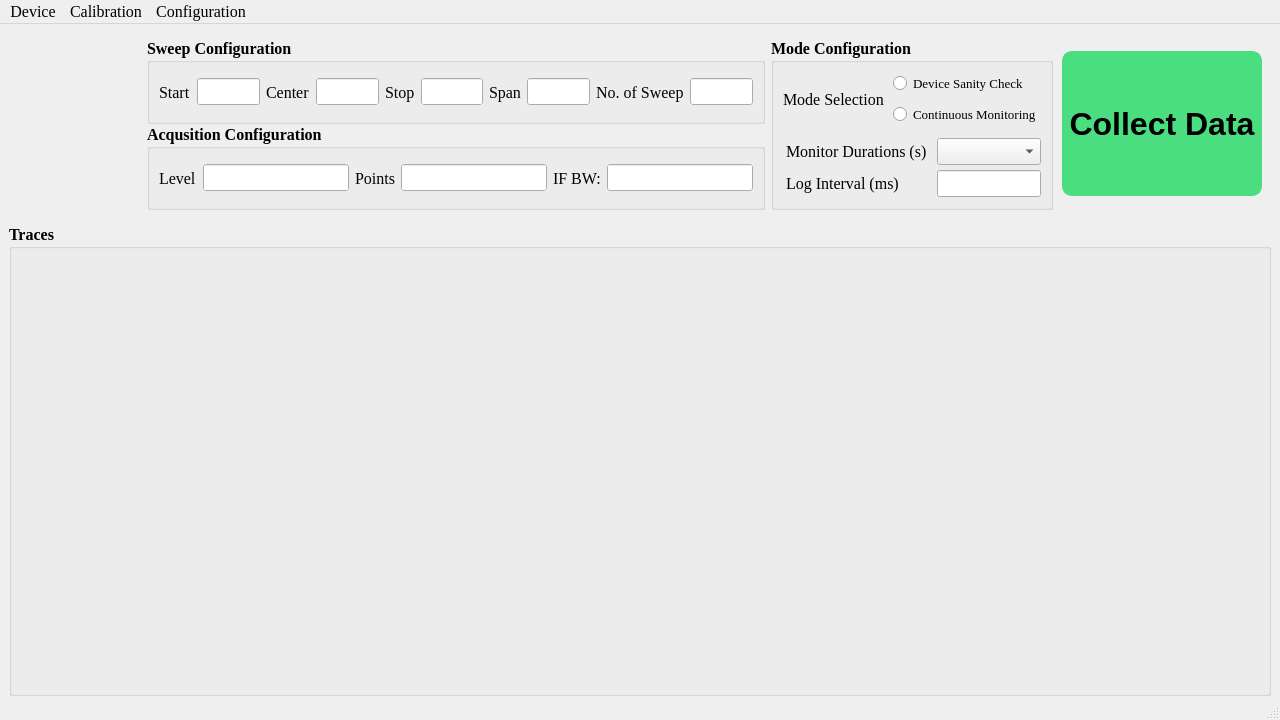
<?xml version="1.0" encoding="UTF-8"?>
<ui version="4.0">
 <class>MainWindow</class>
 <widget class="QMainWindow" name="MainWindow">
  <property name="geometry">
   <rect>
    <x>0</x>
    <y>0</y>
    <width>1280</width>
    <height>720</height>
   </rect>
  </property>
  <property name="minimumSize">
   <size>
    <width>1280</width>
    <height>720</height>
   </size>
  </property>
  <property name="maximumSize">
   <size>
    <width>1920</width>
    <height>1080</height>
   </size>
  </property>
  <property name="font">
   <font>
    <family>Times New Roman</family>
    <pointsize>12</pointsize>
   </font>
  </property>
  <property name="windowTitle">
   <string>MainWindow</string>
  </property>
  <widget class="QWidget" name="centralwidget">
   <property name="minimumSize">
    <size>
     <width>0</width>
     <height>0</height>
    </size>
   </property>
   <property name="maximumSize">
    <size>
     <width>1920</width>
     <height>1080</height>
    </size>
   </property>
   <layout class="QVBoxLayout" name="verticalLayout">
    <property name="spacing">
     <number>0</number>
    </property>
    <property name="topMargin">
     <number>0</number>
    </property>
    <property name="bottomMargin">
     <number>0</number>
    </property>
    <item>
     <widget class="QWidget" name="mainWidget" native="true">
      <property name="maximumSize">
       <size>
        <width>1920</width>
        <height>200</height>
       </size>
      </property>
      <layout class="QHBoxLayout" name="horizontalLayout_3">
       <property name="spacing">
        <number>0</number>
       </property>
       <property name="leftMargin">
        <number>9</number>
       </property>
       <property name="topMargin">
        <number>0</number>
       </property>
       <property name="bottomMargin">
        <number>0</number>
       </property>
       <item>
        <widget class="QLabel" name="logoWTMH">
         <property name="minimumSize">
          <size>
           <width>120</width>
           <height>120</height>
          </size>
         </property>
         <property name="maximumSize">
          <size>
           <width>120</width>
           <height>120</height>
          </size>
         </property>
         <property name="text">
          <string/>
         </property>
         <property name="textFormat">
          <enum>Qt::TextFormat::PlainText</enum>
         </property>
         <property name="pixmap">
          <pixmap resource="../resources/resources.qrc">:/ui/WTMH.png</pixmap>
         </property>
         <property name="scaledContents">
          <bool>true</bool>
         </property>
        </widget>
       </item>
       <item>
        <widget class="QWidget" name="configurationWidget" native="true">
         <property name="enabled">
          <bool>true</bool>
         </property>
         <property name="maximumSize">
          <size>
           <width>16777215</width>
           <height>190</height>
          </size>
         </property>
         <layout class="QHBoxLayout" name="horizontalLayout_4">
          <item>
           <widget class="QWidget" name="widget" native="true">
            <property name="maximumSize">
             <size>
              <width>700</width>
              <height>16777215</height>
             </size>
            </property>
            <layout class="QVBoxLayout" name="verticalLayout_4">
             <property name="spacing">
              <number>0</number>
             </property>
             <property name="leftMargin">
              <number>0</number>
             </property>
             <property name="topMargin">
              <number>0</number>
             </property>
             <property name="rightMargin">
              <number>0</number>
             </property>
             <property name="bottomMargin">
              <number>0</number>
             </property>
             <item>
              <widget class="QGroupBox" name="sweepBox">
               <property name="minimumSize">
                <size>
                 <width>0</width>
                 <height>0</height>
                </size>
               </property>
               <property name="font">
                <font>
                 <family>Times New Roman</family>
                 <pointsize>12</pointsize>
                 <bold>true</bold>
                </font>
               </property>
               <property name="autoFillBackground">
                <bool>false</bool>
               </property>
               <property name="title">
                <string>Sweep Configuration</string>
               </property>
               <property name="flat">
                <bool>false</bool>
               </property>
               <layout class="QHBoxLayout" name="horizontalLayout">
                <item>
                 <widget class="QLabel" name="startFrequencyLabel">
                  <property name="font">
                   <font>
                    <family>Times New Roman</family>
                    <pointsize>12</pointsize>
                    <bold>false</bold>
                   </font>
                  </property>
                  <property name="text">
                   <string>Start</string>
                  </property>
                 </widget>
                </item>
                <item>
                 <widget class="QLineEdit" name="startFrequencyLineEdit"/>
                </item>
                <item>
                 <widget class="QLabel" name="centerFrequencyLabel">
                  <property name="font">
                   <font>
                    <family>Times New Roman</family>
                    <pointsize>12</pointsize>
                    <bold>false</bold>
                   </font>
                  </property>
                  <property name="text">
                   <string>Center</string>
                  </property>
                 </widget>
                </item>
                <item>
                 <widget class="QLineEdit" name="centerFrequencyLineEdit">
                  <property name="autoFillBackground">
                   <bool>true</bool>
                  </property>
                 </widget>
                </item>
                <item>
                 <widget class="QLabel" name="stopFrequencyLabel">
                  <property name="font">
                   <font>
                    <family>Times New Roman</family>
                    <pointsize>12</pointsize>
                    <bold>false</bold>
                   </font>
                  </property>
                  <property name="text">
                   <string>Stop</string>
                  </property>
                 </widget>
                </item>
                <item>
                 <widget class="QLineEdit" name="stopFrequencyLineEdit">
                  <property name="autoFillBackground">
                   <bool>true</bool>
                  </property>
                 </widget>
                </item>
                <item>
                 <widget class="QLabel" name="spanFrequencyLabel">
                  <property name="font">
                   <font>
                    <family>Times New Roman</family>
                    <pointsize>12</pointsize>
                    <bold>false</bold>
                   </font>
                  </property>
                  <property name="text">
                   <string>Span</string>
                  </property>
                 </widget>
                </item>
                <item>
                 <widget class="QLineEdit" name="spanFrequencyLineEdit">
                  <property name="autoFillBackground">
                   <bool>true</bool>
                  </property>
                 </widget>
                </item>
                <item>
                 <widget class="QLabel" name="numberOfSweepLabel">
                  <property name="font">
                   <font>
                    <family>Times New Roman</family>
                    <pointsize>12</pointsize>
                    <bold>false</bold>
                   </font>
                  </property>
                  <property name="text">
                   <string>No. of Sweep</string>
                  </property>
                 </widget>
                </item>
                <item>
                 <widget class="QLineEdit" name="numberOfSweepLineEdit">
                  <property name="autoFillBackground">
                   <bool>true</bool>
                  </property>
                 </widget>
                </item>
               </layout>
              </widget>
             </item>
             <item>
              <widget class="QGroupBox" name="acqusitionsBox">
               <property name="minimumSize">
                <size>
                 <width>0</width>
                 <height>0</height>
                </size>
               </property>
               <property name="font">
                <font>
                 <family>Times New Roman</family>
                 <pointsize>12</pointsize>
                 <bold>true</bold>
                </font>
               </property>
               <property name="title">
                <string>Acqusition Configuration</string>
               </property>
               <layout class="QHBoxLayout" name="horizontalLayout_2">
                <item>
                 <widget class="QLabel" name="levelLabel">
                  <property name="font">
                   <font>
                    <family>Times New Roman</family>
                    <pointsize>12</pointsize>
                    <bold>false</bold>
                   </font>
                  </property>
                  <property name="text">
                   <string>Level</string>
                  </property>
                 </widget>
                </item>
                <item>
                 <widget class="QLineEdit" name="levelLineEdit">
                  <property name="autoFillBackground">
                   <bool>true</bool>
                  </property>
                 </widget>
                </item>
                <item>
                 <widget class="QLabel" name="pointsLabel">
                  <property name="font">
                   <font>
                    <family>Times New Roman</family>
                    <pointsize>12</pointsize>
                    <bold>false</bold>
                   </font>
                  </property>
                  <property name="text">
                   <string>Points</string>
                  </property>
                 </widget>
                </item>
                <item>
                 <widget class="QLineEdit" name="pointsLineEdit">
                  <property name="autoFillBackground">
                   <bool>true</bool>
                  </property>
                 </widget>
                </item>
                <item>
                 <widget class="QLabel" name="ifbwFrequencyLabel">
                  <property name="font">
                   <font>
                    <family>Times New Roman</family>
                    <pointsize>12</pointsize>
                    <bold>false</bold>
                   </font>
                  </property>
                  <property name="text">
                   <string>IF BW:</string>
                  </property>
                 </widget>
                </item>
                <item>
                 <widget class="QLineEdit" name="ifbwFrequencyLineEdit">
                  <property name="autoFillBackground">
                   <bool>true</bool>
                  </property>
                 </widget>
                </item>
               </layout>
              </widget>
             </item>
            </layout>
           </widget>
          </item>
          <item>
           <widget class="QGroupBox" name="modeConfigurationBox">
            <property name="minimumSize">
             <size>
              <width>0</width>
              <height>150</height>
             </size>
            </property>
            <property name="maximumSize">
             <size>
              <width>16777215</width>
              <height>16777215</height>
             </size>
            </property>
            <property name="font">
             <font>
              <family>Times New Roman</family>
              <pointsize>12</pointsize>
              <bold>true</bold>
             </font>
            </property>
            <property name="title">
             <string>Mode Configuration</string>
            </property>
            <layout class="QVBoxLayout" name="verticalLayout_3">
             <property name="spacing">
              <number>0</number>
             </property>
             <property name="leftMargin">
              <number>0</number>
             </property>
             <property name="topMargin">
              <number>0</number>
             </property>
             <property name="rightMargin">
              <number>0</number>
             </property>
             <property name="bottomMargin">
              <number>0</number>
             </property>
             <item>
              <widget class="QWidget" name="modeSelectionWidget" native="true">
               <property name="minimumSize">
                <size>
                 <width>0</width>
                 <height>50</height>
                </size>
               </property>
               <property name="maximumSize">
                <size>
                 <width>1000</width>
                 <height>1000</height>
                </size>
               </property>
               <property name="layoutDirection">
                <enum>Qt::LayoutDirection::LeftToRight</enum>
               </property>
               <property name="autoFillBackground">
                <bool>false</bool>
               </property>
               <layout class="QHBoxLayout" name="horizontalLayout_5">
                <property name="spacing">
                 <number>0</number>
                </property>
                <property name="sizeConstraint">
                 <enum>QLayout::SizeConstraint::SetDefaultConstraint</enum>
                </property>
                <property name="leftMargin">
                 <number>9</number>
                </property>
                <property name="topMargin">
                 <number>0</number>
                </property>
                <property name="rightMargin">
                 <number>9</number>
                </property>
                <property name="bottomMargin">
                 <number>0</number>
                </property>
                <item>
                 <widget class="QLabel" name="modeSelectionLabel">
                  <property name="font">
                   <font>
                    <family>Times New Roman</family>
                    <pointsize>12</pointsize>
                    <bold>false</bold>
                   </font>
                  </property>
                  <property name="text">
                   <string>Mode Selection</string>
                  </property>
                 </widget>
                </item>
                <item>
                 <widget class="QWidget" name="radioButtonWidget" native="true">
                  <layout class="QVBoxLayout" name="verticalLayout_5">
                   <property name="spacing">
                    <number>0</number>
                   </property>
                   <property name="topMargin">
                    <number>0</number>
                   </property>
                   <property name="rightMargin">
                    <number>0</number>
                   </property>
                   <property name="bottomMargin">
                    <number>0</number>
                   </property>
                   <item>
                    <widget class="QRadioButton" name="deviceSanityCheck">
                     <property name="font">
                      <font>
                       <family>Times New Roman</family>
                       <pointsize>10</pointsize>
                       <bold>false</bold>
                      </font>
                     </property>
                     <property name="text">
                      <string>Device Sanity Check</string>
                     </property>
                    </widget>
                   </item>
                   <item>
                    <widget class="QRadioButton" name="continuousMonitoring">
                     <property name="font">
                      <font>
                       <family>Times New Roman</family>
                       <pointsize>10</pointsize>
                       <bold>false</bold>
                      </font>
                     </property>
                     <property name="text">
                      <string>Continuous Monitoring</string>
                     </property>
                    </widget>
                   </item>
                  </layout>
                 </widget>
                </item>
               </layout>
              </widget>
             </item>
             <item>
              <widget class="QWidget" name="userInputDurationTimeWidget" native="true">
               <layout class="QGridLayout" name="gridLayout">
                <property name="leftMargin">
                 <number>12</number>
                </property>
                <property name="topMargin">
                 <number>0</number>
                </property>
                <property name="rightMargin">
                 <number>9</number>
                </property>
                <property name="bottomMargin">
                 <number>7</number>
                </property>
                <property name="horizontalSpacing">
                 <number>10</number>
                </property>
                <property name="verticalSpacing">
                 <number>2</number>
                </property>
                <item row="0" column="0">
                 <widget class="QLabel" name="monitorDurationsLabel">
                  <property name="font">
                   <font>
                    <family>Times New Roman</family>
                    <pointsize>12</pointsize>
                    <bold>false</bold>
                   </font>
                  </property>
                  <property name="text">
                   <string>Monitor Durations (s)</string>
                  </property>
                 </widget>
                </item>
                <item row="0" column="1">
                 <widget class="QComboBox" name="monitorDurationcomboBox"/>
                </item>
                <item row="1" column="0">
                 <widget class="QLabel" name="logIntervalLabel">
                  <property name="font">
                   <font>
                    <family>Times New Roman</family>
                    <pointsize>12</pointsize>
                    <bold>false</bold>
                   </font>
                  </property>
                  <property name="text">
                   <string>Log Interval (ms)</string>
                  </property>
                 </widget>
                </item>
                <item row="1" column="1">
                 <widget class="QLineEdit" name="logIntervallineEdit"/>
                </item>
               </layout>
              </widget>
             </item>
            </layout>
           </widget>
          </item>
         </layout>
        </widget>
       </item>
       <item>
        <widget class="QPushButton" name="pushButton">
         <property name="minimumSize">
          <size>
           <width>200</width>
           <height>145</height>
          </size>
         </property>
         <property name="font">
          <font>
           <family>Segoe UI</family>
           <pointsize>24</pointsize>
           <bold>true</bold>
          </font>
         </property>
         <property name="styleSheet">
          <string notr="true">QPushButton{
	    background-color: rgb(74, 222, 128);
        border-style: solid;
        border-width: 2px;
        border-radius: 10px;  
        border-color: rgb(74, 222, 128);
}

QPushButton:hover {
        border-color: #38bdf8;  /* Change border color on hover */
}</string>
         </property>
         <property name="text">
          <string>Collect Data</string>
         </property>
        </widget>
       </item>
      </layout>
     </widget>
    </item>
    <item>
     <widget class="QGroupBox" name="tracesBox">
      <property name="font">
       <font>
        <family>Times New Roman</family>
        <pointsize>12</pointsize>
        <bold>true</bold>
       </font>
      </property>
      <property name="title">
       <string>Traces</string>
      </property>
      <layout class="QVBoxLayout" name="verticalLayout_2">
       <property name="topMargin">
        <number>0</number>
       </property>
       <item>
        <widget class="QLabel" name="s11TracePlot">
         <property name="font">
          <font>
           <family>Times New Roman</family>
           <pointsize>1</pointsize>
           <bold>true</bold>
          </font>
         </property>
         <property name="text">
          <string/>
         </property>
         <property name="pixmap">
          <pixmap resource="../resources/resources.qrc">:/ui/placeholder-s11.png</pixmap>
         </property>
         <property name="scaledContents">
          <bool>true</bool>
         </property>
        </widget>
       </item>
      </layout>
     </widget>
    </item>
   </layout>
  </widget>
  <widget class="QMenuBar" name="menubar">
   <property name="geometry">
    <rect>
     <x>0</x>
     <y>0</y>
     <width>1280</width>
     <height>33</height>
    </rect>
   </property>
   <widget class="QMenu" name="menuDevice">
    <property name="font">
     <font>
      <family>Times New Roman</family>
      <pointsize>12</pointsize>
     </font>
    </property>
    <property name="title">
     <string>Device</string>
    </property>
    <widget class="QMenu" name="menuConnect_to">
     <property name="font">
      <font>
       <family>Times New Roman</family>
       <pointsize>12</pointsize>
      </font>
     </property>
     <property name="title">
      <string>Connect to</string>
     </property>
     <addaction name="actionSerial_LibreVNA_USB"/>
    </widget>
    <addaction name="menuConnect_to"/>
   </widget>
   <widget class="QMenu" name="menuCalibration">
    <property name="font">
     <font>
      <family>Times New Roman</family>
      <pointsize>12</pointsize>
     </font>
    </property>
    <property name="title">
     <string>Calibration</string>
    </property>
    <addaction name="actionLoad"/>
   </widget>
   <widget class="QMenu" name="menuConfiguration">
    <property name="font">
     <font>
      <family>Times New Roman</family>
      <pointsize>12</pointsize>
     </font>
    </property>
    <property name="title">
     <string>Configuration</string>
    </property>
    <addaction name="actionLoad_yaml_config"/>
   </widget>
   <addaction name="menuDevice"/>
   <addaction name="menuCalibration"/>
   <addaction name="menuConfiguration"/>
  </widget>
  <widget class="QStatusBar" name="statusbar"/>
  <action name="actionLoad">
   <property name="text">
    <string>Load .cal file</string>
   </property>
  </action>
  <action name="actionLoad_yaml_config">
   <property name="text">
    <string>Load .yaml config</string>
   </property>
  </action>
  <action name="actionSerial_LibreVNA_USB">
   <property name="text">
    <string>Serial (LibreVNA/USB)</string>
   </property>
   <property name="font">
    <font>
     <family>Times New Roman</family>
    </font>
   </property>
  </action>
 </widget>
 <resources>
  <include location="../resources/resources.qrc"/>
 </resources>
 <connections/>
</ui>
